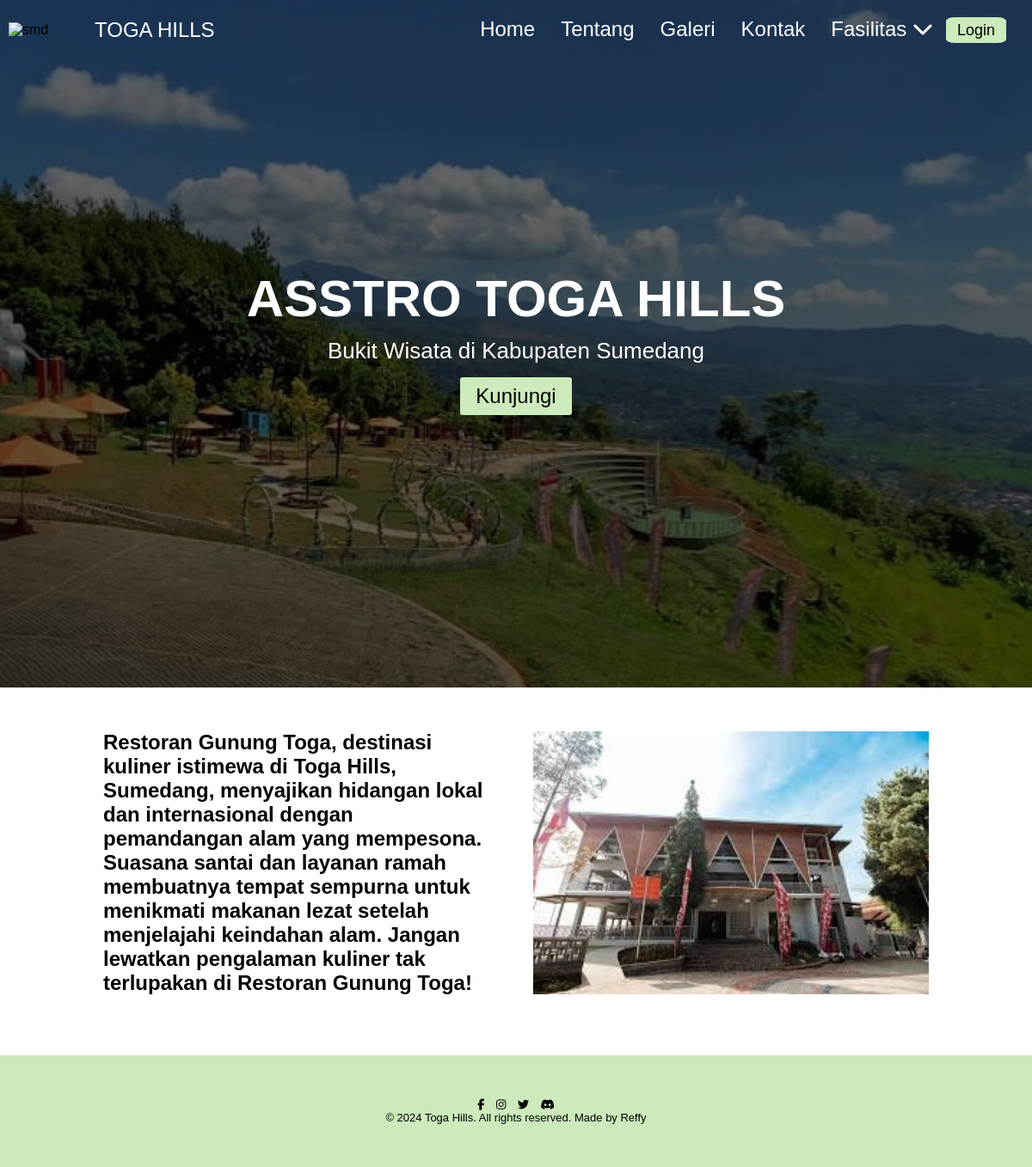
/index.php?halaman=postkategori&idfasilitas=1, run on the app's committed database.
### tables this page shows
CREATE TABLE `post` (
  `id_post` int(11) NOT NULL,
  `id_fasilitas` int(11) NOT NULL,
  `text` text NOT NULL,
  `foto` varchar(255) NOT NULL
);

### index.php (the view, shortened to what this page needs)
<?php
    require 'functions.php';
?>
<!DOCTYPE html>
<html lang="en">
<head>
    <link rel="stylesheet" href="css/style.css">
    <link rel="stylesheet" href="asset/fontawesome/css/all.css">
</head>
<body>
    <header>
        <div class="logo">
            <img src="asset/logo/logo.png" alt="smd" width="100px" height="auto">
            <h2>Toga Hills</h2>
        </div>
        <div class="nav">
            <ul class="nav-menu">
                <li><a href="index.php">Home</a></li>
                <li><a href="index.php#tentang" onclick="scrollToSection('tentang')">Tentang</a></li>
                <li><a href="index.php#galeri" onclick="scrollToSection('galeri')">Galeri</a></li>
                <li><a href="index.php#kontak" onclick="scrollToSection('kontak')">Kontak</a></li>
                <li>
                    <a href="#">Fasilitas <i class="fa-solid fa-chevron-down text-sm"></i></a>
                </li>
                <button><a href="login.php">Login</a></button>
            </ul>
        </div>
    </header>
    <div class="hero">
        <h1>ASSTRO TOGA HILLS</h1>
        <h3>Bukit Wisata di Kabupaten Sumedang</h3>
        <a href="https://www.google.com/maps?q=Toga+Hill+Sukajaya,+Kec.+Sumedang+Sel.,+Kabupaten+Sumedang,+Jawa+Barat+45311" target="_blank">Kunjungi</a>
    </div>
    <?php
            if(!isset($_GET['halaman']))
            {
                include "front.php";
            }
            else {
            $halaman = $_GET['halaman'];
            switch ($halaman){
                case "postkategori":
                    include "postkategori.php";
                    break;
            }
        }
    ?>
        <footer>
            <ul class="social-icons">
                <li><a href="https://www.facebook.com/reffy.muhammad.1/"><i class="fab fa-facebook-f"></i></a></li>
                <li><a href="https://www.instagram.com/reffy_lesmana/" target="_blank"><i class="fab fa-instagram"></i></a></li>
                <li><a href="https://twitter.com/reffy_lesmana"><i class="fab fa-twitter"></i></a></li>
                <li><a href="https://discord.com/channels/@me"><i class="fab fa-discord"></i></a></li>
            </ul>
            <p>&copy; <?php echo date("Y"); ?> Toga Hills. All rights reserved. Made by Reffy</p>
        </footer>
</body>
</html>

### postkategori.php
<div class="content">
<?php
$idfasilitas = $_GET['idfasilitas'];
$query = mysqli_query($conn, "SELECT * FROM post where id_fasilitas = '$idfasilitas'");
while ($row = mysqli_fetch_assoc($query)) {
    ?>
    <div class="post">
        <div class="text">
            <h2><?php echo $row['text'];?></h2>
        </div>
        <div class="foto">
            <img src="asset/img/<?php echo $row['foto'];?>">
        </div>
    </div>
<?php
}
?>
    </div>

### css/style.css (style rules this page uses)
* { padding: 0; margin: 0; box-sizing: border-box; }
body { font-family: "Poppins", sans-serif; }
header { position: fixed; top: 0; left: 0; width: 100%; display: flex; align-items: center; justify-content: space-between; padding: 20px 0; transition: background-color 0.5s ease; z-index: 2; }
header .logo { display: flex; align-items: center; margin-right: 10px; padding: 0 10px; }
header .logo h2 { color: #fff; text-transform: uppercase; font-weight: normal; }
header .nav-menu { list-style-type: none; display: flex; }
header .nav-menu button { background-color: #cceabb; border: none; border-radius: 15%; width: 70px; height: 30px; margin-right: 30px; }
header .nav-menu button a { text-decoration: none; list-style-type: none; color: black; line-height: 1.5 rem; font-size: large; }
header .nav-menu li { display: inline-block; position: relative; }
header .nav-menu li a { color: #fff; text-decoration: none; font-size: 1.5rem; padding: 0 15px; height: 100%; }
.hero { background: linear-gradient(rgba(0, 0, 0, 0.6), rgba(0, 0, 0, 0.6)), url(../asset/img/bg.jpeg) no-repeat fixed bottom/cover; min-height: 100vh; display: flex; flex-direction: column; justify-content: center; align-items: center; text-align: center; }
.hero h1 { color: #fff; font-size: 60px; line-height: 1; }
.hero h3 { color: #fff; font-size: 26px; font-weight: normal; margin: 15px 0; }
.hero a { background: #cceabb; color: black; text-decoration: none; font-size: 1.5rem; border-radius: 3px; line-height: 1; padding: 10px 18px; transition: background-color 0.3s, color 0.3s; }
.content { width: 80%; margin: auto; padding: 50px 0; }
footer { background-color: #cceabb; padding: 50px 0; text-align: center; color: black; font-size: small; }
footer .social-icons { list-style: none; padding: 0; }
footer .social-icons li { display: inline-block; margin-right: 10px; }
footer .social-icons li:last-child { margin-right: 0; }
footer .social-icons li a { color: black; text-decoration: none; margin-bottom: 20px; }
.content { display: flex; flex-direction: column; align-items: center; }
.content .post { display: flex; justify-content: space-between; align-items: center; margin-bottom: 20px; }
.content .post .text { flex: 1; font-weight: normal; margin-right: 20px; }
.content .post .foto { flex: 1; margin-left: 20px; }
.content .post img { display: block; width: 100%; height: auto; }

### data on the page
post: text "Restoran Gunung Toga, destinasi kuliner istimewa di Toga Hills, Sumedang, menyajikan hidangan lokal dan internasional dengan pemandangan alam yang mempesona. Suasana santai dan layanan ramah membuatnya tempat sempurna untuk menikmati makanan lezat setelah menjelajahi keindahan alam. Jangan lewatkan pengalaman kuliner tak terlupakan di Restoran Gunung Toga!", foto (picture)
